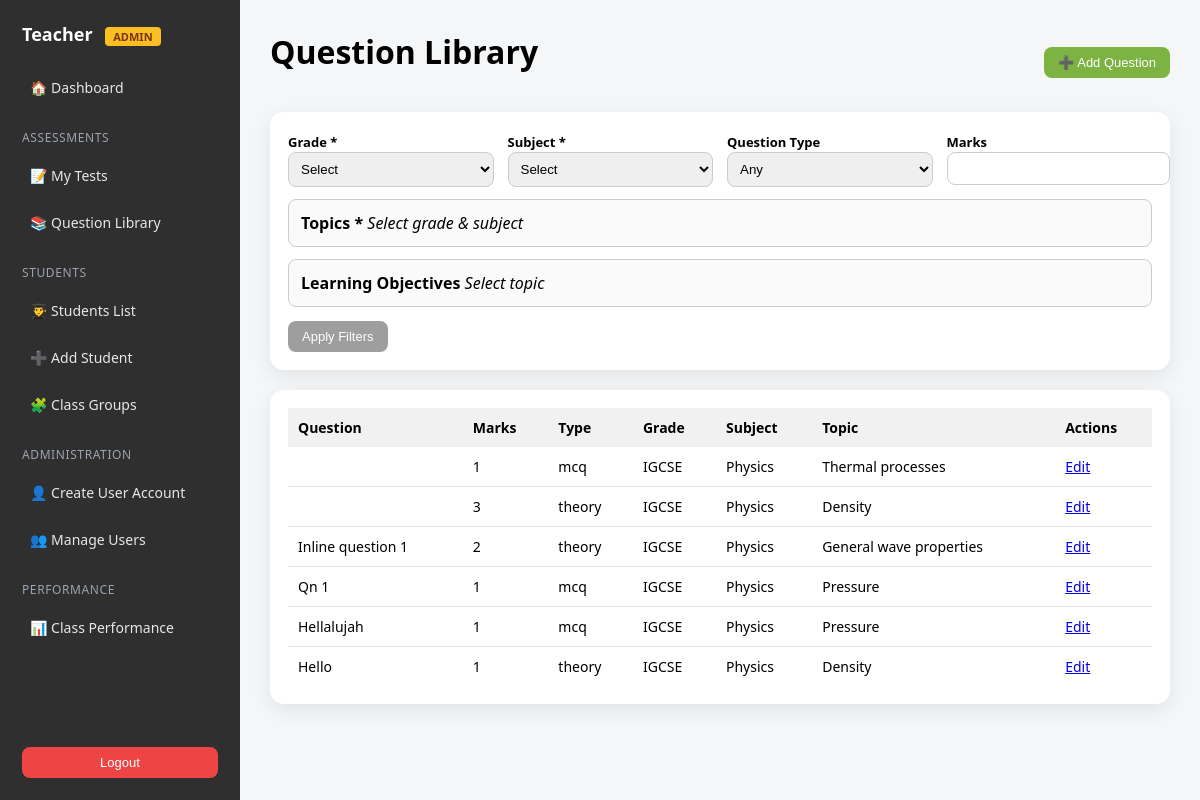
Screenshot of /questions/ (signed in) with the database file from the repository.
### core/models.py (models this page shows, shortened)
class Question(models.Model):
    QUESTION_TYPES = [
        ("mcq", "MCQ"),
        ("theory", "Theory"),
        ("structured", "Structured"),
        ("practical", "Practical"),
    ]
    grade = models.ForeignKey(Grade, on_delete=models.PROTECT)
    subject = models.ForeignKey(Subject, on_delete=models.PROTECT)
    topic = models.ForeignKey(Topic, on_delete=models.PROTECT)
    year = models.PositiveIntegerField(null=True, blank=True)
    learning_objectives = models.ManyToManyField(
        LearningObjective,
        related_name="questions",
        blank=True
    )
    question_text = models.TextField()
    answer_text = models.TextField(blank=True)
    marks = models.PositiveIntegerField(default=1)
    question_type = models.CharField(
        max_length=20,
        choices=QUESTION_TYPES
    )
    created_by = models.ForeignKey(
        User,
        on_delete=models.CASCADE,
        related_name="questions"
    )
    created_at = models.DateTimeField(auto_now_add=True)

class Grade(models.Model):
    name = models.CharField(max_length=50)
    class Meta:
        ordering = ["name"]
        verbose_name = "Grade"
        verbose_name_plural = "Grades"

class Subject(models.Model):
    name = models.CharField(max_length=100)
    class Meta:
        ordering = ["name"]

class Topic(models.Model):
    name = models.CharField(max_length=150)
    grade = models.ForeignKey(
        Grade,
        on_delete=models.CASCADE,
        related_name="topics"
    )
    subject = models.ForeignKey(
        Subject,
        on_delete=models.CASCADE,
        related_name="topics"
    )
    class Meta:
        unique_together = ("name", "grade", "subject")
        ordering = ["grade__name", "subject__name", "name"]

### core/views.py (the view)
# urls.py: path("questions/", views.question_library, name="question_library"),
@login_required
def question_library(request):
    school = get_user_school(request.user)
    qs = Question.objects.filter(
        created_by=request.user
    ).select_related("grade", "subject", "topic").prefetch_related("learning_objectives")
    grade = request.GET.get("grade")
    subject = request.GET.get("subject")
    qtype = request.GET.get("question_type")
    marks = request.GET.get("marks")
    year = request.GET.get("year")
    if grade:
        qs = qs.filter(grade_id=grade)
    if subject:
        qs = qs.filter(subject_id=subject)
    if qtype:
        qs = qs.filter(question_type=qtype)
    if marks:
        qs = qs.filter(marks=marks)
    if year:
        qs = qs.filter(year=year)
    topics = request.GET.getlist("topics[]")
    if topics:
        qs = qs.filter(topic_id__in=topics)
    los = request.GET.getlist("los[]")
    if los:
        qs = qs.filter(learning_objectives__id__in=los).distinct()
    return render(
        request,
        "teacher/question_library.html",
        {
            "questions": qs,
            "grades": Grade.objects.all(),
            "subjects": Subject.objects.all(),
            "topics": Topic.objects.all(),
            "school": school,
        }
    )

### core/views.py (called while the page is built)
def get_user_school(user):
    try:
        return user.profile.school
    except:
        return None

### core/templates/teacher/question_library.html (shortened to what this page needs)
{% extends "teacher/teacher_base.html" %}
{% block content %}
{% with test_id=request.GET.import_to_test %}
{% with import_mode=test_id %}
<div class="action-bar">
  <h1>Question Library</h1>
  <div>
    <a href="{% url 'add_question' %}" target="_blank">
      <button class="btn green">➕ Add Question</button>
    </a>
  </div>
</div>
<form method="get" class="filters" id="filterForm">
  <div class="filter-grid">
    <div>
      <label>Grade *</label>
      <select id="gradeSelect" name="grade" required>
        <option value="">Select</option>
      </select>
    </div>
    <div>
      <label>Subject *</label>
      <select id="subjectSelect" name="subject" required>
        <option value="">Select</option>
      </select>
    </div>
    <div>
      <label>Question Type</label>
      <select name="question_type">
        <option value="">Any</option>
      </select>
    </div>
    <div>
      <label>Marks</label>
      <input type="number" name="marks" value="{{ request.GET.marks }}">
    </div>
  </div>
  <div class="topics" id="topicsBox">
    <strong>Topics *</strong>
    <em>Select grade & subject</em>
  </div>
  <div class="lo-box" id="loBox">
    <strong>Learning Objectives</strong>
    <em>Select topic</em>
  </div>
  <div style="margin-top:14px;">
    <button class="btn gray" type="submit">Apply Filters</button>
  </div>
</form>
<div class="table-wrap">
  <table>
    <thead>
      <tr>
        <th>Question</th>
        <th>Marks</th>
        <th>Type</th>
        <th>Grade</th>
        <th>Subject</th>
        <th>Topic</th>
        <th>Actions</th>
      </tr>
    </thead>
    <tbody>
      {% for q in questions %}
      <tr>
        <td>{{ q.question_text|striptags|truncatewords:18 }}</td>
        <td>{{ q.marks }}</td>
        <td>{{ q.question_type }}</td>
        <td>{{ q.grade.name }}</td>
        <td>{{ q.subject.name }}</td>
        <td>{{ q.topic.name }}</td>
        <td>
          <a href="{% url 'edit_question' q.id %}" target="_blank">Edit</a>
        </td>
      </tr>
      {% empty %}
      <tr>
        <td colspan="8"><em>No questions found</em></td>
      </tr>
      {% endfor %}
    </tbody>
  </table>
</div>
{% endwith %}
{% endwith %}
{% endblock %}

### core/templates/teacher/teacher_base.html (style rules this page uses)
body { margin: 0; font-family: system-ui, -apple-system, BlinkMacSystemFont; background: #f4f6f8; }

### core/templates/teacher/question_library.html (style rules this page uses)
h1 { margin-top: 0; }
.action-bar { display: flex; justify-content: space-between; align-items: center; margin-bottom: 18px; }
.btn { border: none; padding: 8px 14px; border-radius: 8px; cursor: pointer; font-size: 13px; }
.btn.green { background: #7cb342; color: white; }
.btn.gray { background: #9e9e9e; color: white; }
.filters { background: white; border-radius: 14px; padding: 18px; margin-bottom: 20px; box-shadow: 0 6px 20px rgba(0,0,0,.08); }
.filter-grid { display: grid; grid-template-columns: repeat(4, 1fr); gap: 14px; }
.filters label { font-weight: 600; font-size: 13px; }
.filters select, .filters input { width: 100%; padding: 8px; border-radius: 8px; border: 1px solid #ccc; }
.topics, .lo-box { margin-top: 12px; max-height: 220px; overflow-y: auto; border: 1px solid #ccc; border-radius: 8px; padding: 12px; background: #fafafa; }
.table-wrap { background: white; border-radius: 14px; padding: 18px; box-shadow: 0 6px 20px rgba(0,0,0,.08); }
table { width: 100%; border-collapse: collapse; }
th, td { text-align: left; padding: 10px; font-size: 14px; }
th { background: #f1f1f1; }
tr:not(:last-child) td { border-bottom: 1px solid #e0e0e0; }

### rows the page displays
Question: marks "1", question_type "mcq", grade.name "IGCSE", subject.name "Physics", topic.name "Thermal processes"
Question: marks "3", question_type "theory", grade.name "IGCSE", subject.name "Physics", topic.name "Density"
Question: question_text "Inline question 1", marks "2", question_type "theory", grade.name "IGCSE", subject.name "Physics", topic.name "General wave properties"
Question: question_text "Qn 1", marks "1", question_type "mcq", grade.name "IGCSE", subject.name "Physics", topic.name "Pressure"
Question: question_text "Hellalujah", marks "1", question_type "mcq", grade.name "IGCSE", subject.name "Physics", topic.name "Pressure"
Question: question_text "Hello", marks "1", question_type "theory", grade.name "IGCSE", subject.name "Physics", topic.name "Density"
